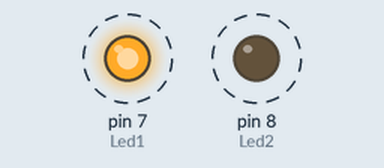
This sketch was run on a simulated Arduino Uno, built with avr-gcc and run on an emulated ATmega328P. On the bench: output pins drawn as LEDs (lit = HIGH). Dashed ring = blinking.

Above: at 0.2 s.
Timing chart, 0 to 3.0 s (numbered marks = the images above):
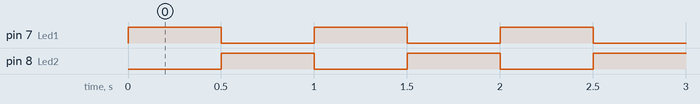

The sketch:

Practica1.5.ino
```cpp
int Led1 = 7;
int Led2 = 8;

void setup() {
  // put your setup code here, to run once:
  pinMode(Led1, OUTPUT);
  pinMode(Led2, OUTPUT);
}

void loop() {
  // put your main code here, to run repeatedly:
digitalWrite(Led1,HIGH);
digitalWrite(Led2,LOW);
delay(500);
digitalWrite(Led1,LOW);
digitalWrite(Led2,HIGH);
delay(500);
}
```

Measured:
- by itself, pin 7 (Led1), pin 8 (Led2): alternates HIGH for 0.50 s and LOW for 0.50 s
